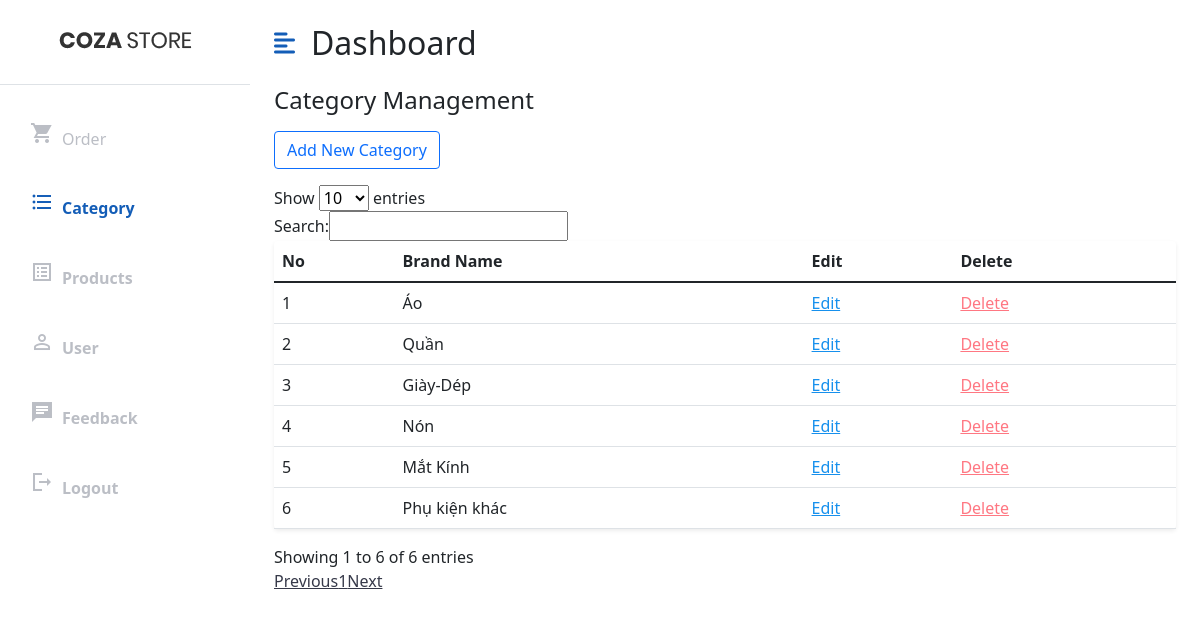
The app's page /CategoryAdmin (signed in), older data.
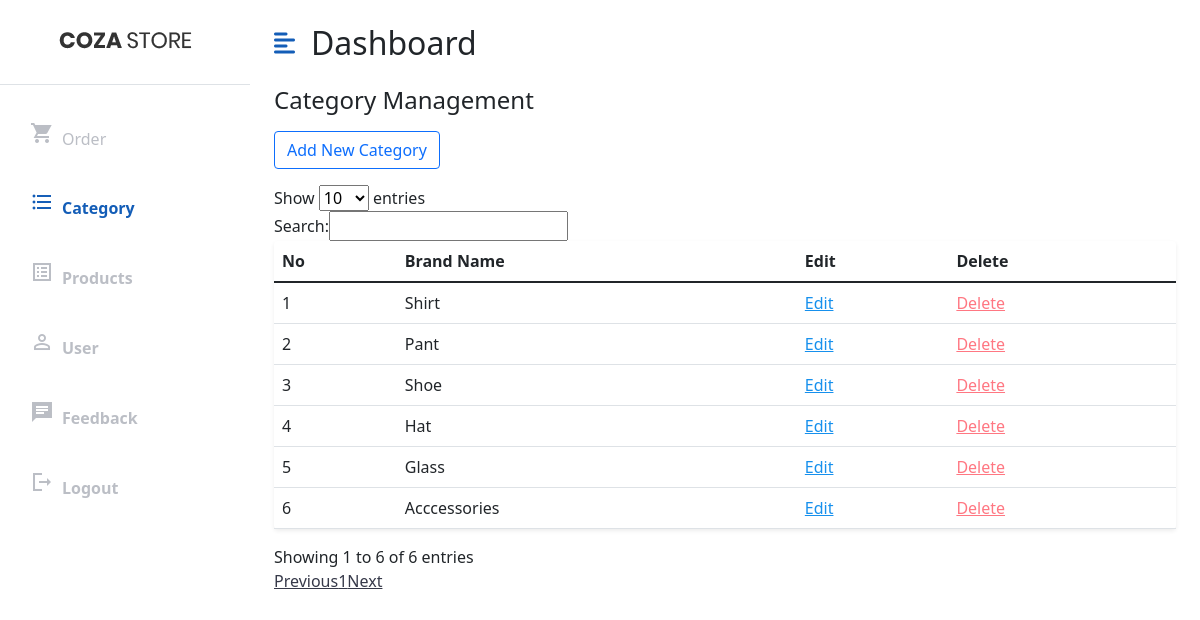
The same page, newer data.
### tables this page shows
CREATE TABLE `category` (
  `id` int(11) NOT NULL,
  `name` varchar(100) NOT NULL
);

### mvc/core/Controller.php (called while the page is built, shortened)
<?php
class Controller{
    public function view($view, $data=[]){
        require_once "mvc/views/". $view .".php";
    }
}
?>

### mvc/controllers/CategoryAdmin.php (called while the page is built, shortened)
<?php
class CategoryAdmin extends Controller
{
    public $categoryModel;
    public function __construct()
    {
        $this->categoryModel = $this->model("CategoryModel");
    }
    public function GetPage($deleteSuccess = 0)
    {
        $category = $this->categoryModel->getCategory();
        $this->view("category/categoryAdmin", [
            "category" => $category,
            "deleteSuccess" => $deleteSuccess
        ]);
    }
}

### mvc/core/App.php (called while the page is built, shortened)
<?php
class App
{
    protected $action = "GetPage";
    function __construct()
    {
        $arr = $this->UrlProcess();
        if (file_exists("./mvc/controllers/" . $arr[0] . ".php")) {
            unset($arr[0]);
        }
        $this->controller = new $this->controller;
        $this->params = $arr ? array_values($arr) : [];
        call_user_func_array([$this->controller, $this->action], $this->params);
    }
    function UrlProcess()
    {
        if (isset($_GET["url"])) {
            return explode("/", filter_var(trim($_GET["url"], "/")));
        }
    }
}

### index.php (called while the page is built, shortened)
<?php
$myApp = new App();
?>

### mvc/core/DB.php (called while the page is built, shortened)
<?php
class DB
{
    function executeResult($sql, $isSingle = false)
    {
        $data = null;
        $conn = mysqli_connect(HOST, USERNAME, PASSWORD, DATABASE,8111);
        mysqli_set_charset($conn, 'utf8');
        $resultset = mysqli_query($conn, $sql);
        if ($resultset) {
            if ($isSingle) {
                $data = mysqli_fetch_array($resultset, 1);
            } else {
                $data = [];
                while (($row = mysqli_fetch_array($resultset, 1)) != null) {
                    $data[] = $row;
                }
            }
        }
        return $data;
    }
}

### mvc/models/CategoryModel.php (called while the page is built, shortened)
<?php
class CategoryModel extends DB{
    public function getCategory(){
        $sql = "select * from category";
        $data = $this->executeResult($sql);
        return $data;
    }
}

### mvc/views/category/categoryAdmin.php (the view, shortened to what this page needs)
<?php
require_once('mvc/views/blocks/header_admin.php');
?>
<div class="container-fluid px-4">
	<h3 class="fs-4 mb-3">Category Management</h3>
	<a href="http://localhost/style-shop-2022/CategoryAdmin/Add" class="btn btn-outline-primary">Add New Category</a>
	<div class="row mt-3">
		<div class="col">
			<table id="brandList" class="table bg-white rounded shadow-sm  table-hover">
				<thead>
					<tr>
						<th>No</th>
						<th>Brand Name</th>
						<th>Edit</th>
						<th>Delete</th>
					</tr>
				</thead>
				<tbody>
					<?php $countCategory = count($data["category"]);
					for ($i = 0; $i < $countCategory; $i++) { ?>
						<tr>
							<td><?php echo $i + 1; ?></td>
							<td><?php echo  $data["category"][$i]['name']; ?></td>
							<td><a href="<?php echo 'http://localhost/style-shop-2022/CategoryAdmin/ViewEdit/' . $data["category"][$i]["id"]; ?>" class="editLink">Edit</a></td>
							<td><a href="<?php echo 'http://localhost/style-shop-2022/CategoryAdmin/Delete/' . $data["category"][$i]["id"]; ?>" class="delLink" style="color: #ff7782;">Delete</a></td>
						</tr>
					<?php } ?>
				</tbody>
			</table>
		</div>
	</div>
</div>
</div>
</div>
<?php
require_once('mvc/views/blocks/footer_admin.php');
?>

Row changes from the older to the newer data that the page shows:
removed category: name "Nón"
removed category: name "Mắt Kính"
removed category: name "Phụ kiện khác"
changed category: name "Áo" → "Shirt"
changed category: name "Quần" → "Pant"
changed category: name "Giày-Dép" → "Shoe"
added category: name "Hat"
added category: name "Glass"
added category: name "Acccessories"
